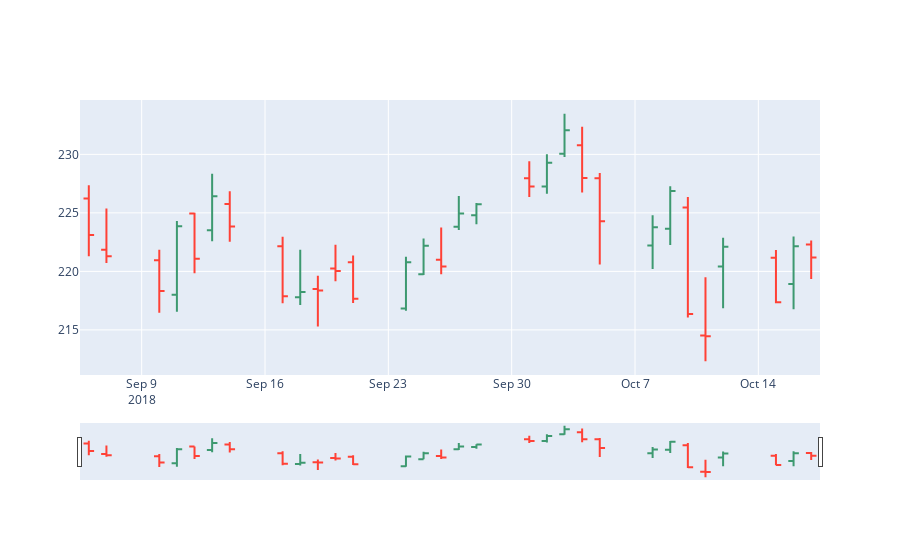

Here is the notebook cell this chart was saved with:
### Code cell
df30=appl_df.head(30)

trace=go.Ohlc(
    x=df30.index,
    open=df30.open,
    high=df30.high,
    low=df30.low,
    close=df30.close
)

plotly.offline.iplot([trace])
